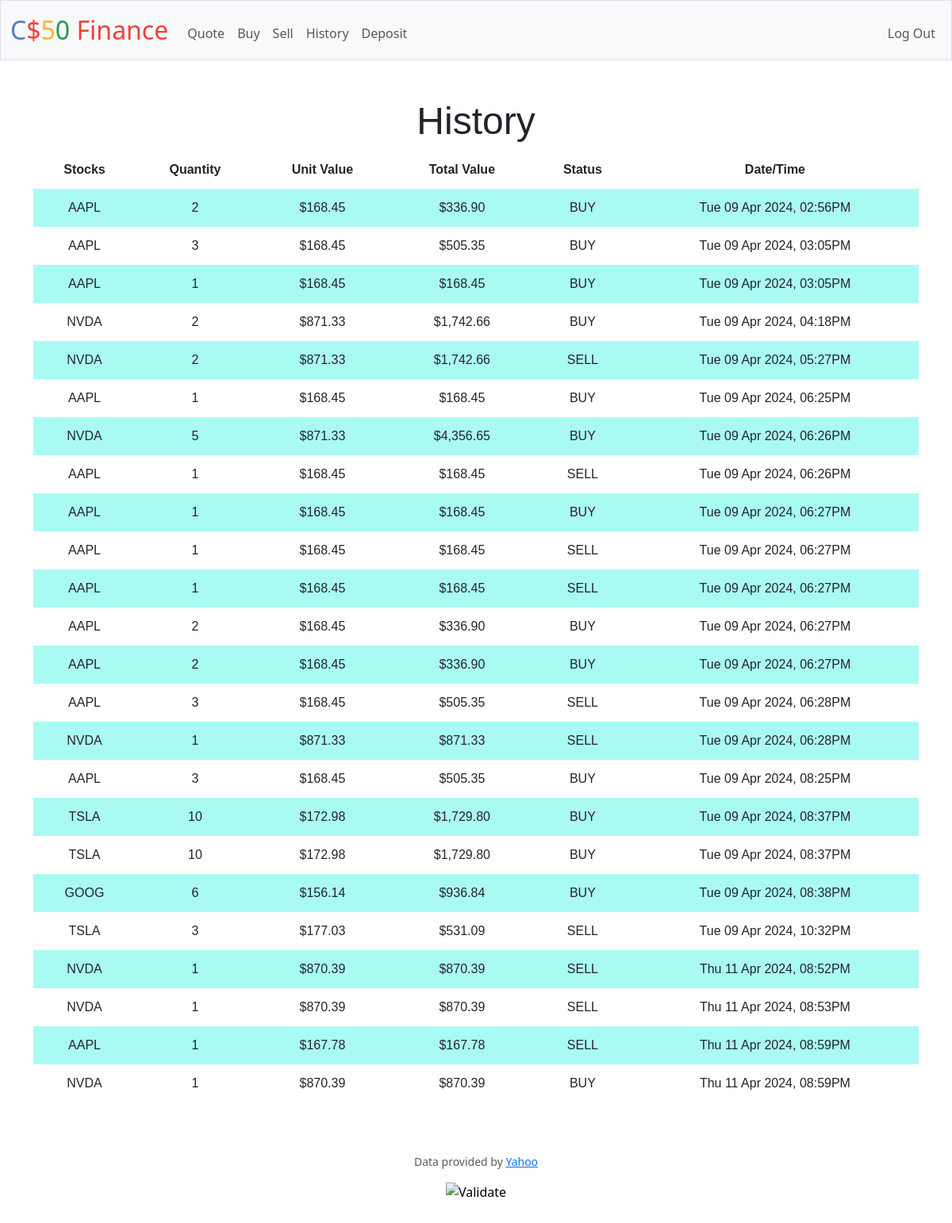
Screenshot of /history (signed in) with the database file from the repository.
### tables this page shows
CREATE TABLE 'history' ('person_id' TEXT, 'symbol' TEXT, 'price' NUMERIC, 'quantity' INTEGER, 'total_value' NUMERIC, 'status' TEXT, 'date_time' DATETIME);

### app.py (the view)
@app.route("/history")
@login_required
def history():
    user_data = db.execute("SELECT cash, username FROM users WHERE id == (?)",
                           session["user_id"])[0]
    if db.execute("SELECT COUNT(*) as count FROM history WHERE person_id == (?)", session["user_id"])[0]['count'] == 0:
        return render_template("history.html", user_data=user_data)
    records = db.execute("SELECT * FROM history WHERE person_id == (?)", session["user_id"])
    return render_template("history.html", values=records, user_data=user_data)

### app.py (called while the page is built)
@app.after_request
def after_request(response):
    response.headers["Cache-Control"] = "no-cache, no-store, must-revalidate"
    response.headers["Expires"] = 0
    response.headers["Pragma"] = "no-cache"
    return response

### helpers.py (called while the page is built)
def login_required(f):
    @wraps(f)
    def decorated_function(*args, **kwargs):
        if session.get("user_id") is None:
            return redirect("/login")
        return f(*args, **kwargs)
    return decorated_function

def usd(value):
    return f"${value:,.2f}"

### templates/history.html (shortened to what this page needs)
{% extends "layout.html" %}
{% block main %}
<h1>History</h1>
<table>
    <thead>
        <tr>
            <th>Stocks</th>
            <th>Quantity</th>
            <th>Unit Value</th>
            <th>Total Value</th>
            <th>Status</th>
            <th>Date/Time</th>
        </tr>
    </thead>
    <tbody>
        {% for row in values %}
            <tr>
                <td>{{ row.symbol }}</td>
                <td>{{ row.quantity }}</td>
                <td>{{ row.price | usd }}</td>
                <td>{{ (row.price * row.quantity) | usd}} </td>
                <td>{{ row.status }}</td>
                <td>{{ row.date_time }}</td>
            </tr>
        {% endfor %}
    </tbody>
</table>
{% endblock %}

### templates/layout.html (shortened to what this page needs)
<!DOCTYPE html>
<html lang="en">
    <head>
        <link href="https://cdn.jsdelivr.net/npm/bootstrap@5.3.2/dist/css/bootstrap.min.css" rel="stylesheet">
        <link href="/static/styles.css" rel="stylesheet">
    </head>
    <body>
        <nav class="bg-light border navbar navbar-expand-md navbar-light">
            <div class="container-fluid">
                <a class="navbar-brand" href="/"><span class="blue">C</span><span class="red">$</span><span class="yellow">5</span><span class="green">0</span> <span class="red">Finance</span></a>
                <div class="collapse navbar-collapse" id="navbar">
                    {% if session["user_id"] %}
                        <ul class="navbar-nav me-auto mt-2">
                            <li class="nav-item"><a class="nav-link" href="/quote">Quote</a></li>
                            <li class="nav-item"><a class="nav-link" href="/buy">Buy</a></li>
                            <li class="nav-item"><a class="nav-link" href="/sell">Sell</a></li>
                            <li class="nav-item"><a class="nav-link" href="/history">History</a></li>
                            <li class="nav-item"><a class="nav-link" href="/deposit">Deposit</a></li>
                        </ul>
                        <ul class="navbar-nav ms-auto mt-2">
                            <li class="nav-item"><a class="nav-link" href="/logout">Log Out</a></li>
                        </ul>
                    {% else %}
                        <ul class="navbar-nav ms-auto mt-2">
                            <li class="nav-item"><a class="nav-link" href="/register">Register</a></li>
                            <li class="nav-item"><a class="nav-link" href="/login">Log In</a></li>
                        </ul>
                    {% endif %}
                </div>
            </div>
        </nav>
        <main class="container py-5 text-center">
            {% block main %}{% endblock %}
        </main>
        <footer class="mb-5">
            <p class="mb-3 small text-center text-muted">
                Data provided by <a href="https://finance.yahoo.com/">Yahoo</a>
            </p>
            <form action="https://validator.w3.org/check" class="text-center" enctype="multipart/form-data" method="post" target="_blank">
                <input alt="Validate" src="/static/I_heart_validator.png" type="image">
            </form>
        </footer>
    </body>
</html>

### static/styles.css (style rules this page uses)
nav .navbar-brand { font-size: xx-large; }
nav .navbar-brand .blue { color: #537fbe; }
nav .navbar-brand .red { color: #ea433b; }
nav .navbar-brand .yellow { color: #f5b82e; }
nav .navbar-brand .green { color: #2e944b; }
table { background-color: transparent; margin-bottom: 1rem; width: 100%; }
table th, table td { padding: 0.75rem; vertical-align: middle; font-family: 'Montserrat', sans-serif; }
tbody tr:nth-of-type(odd) { background-color: #aafaf4; }
h1 { font-family: 'Montserrat', sans-serif; font-size: 48px; }

### rows the page displays
history: symbol "AAPL", quantity "2", price "$168.45", (row.price*row.quantity)|usd "$336.90", status "BUY", date_time "Tue 09 Apr 2024, 02:56PM"
history: symbol "AAPL", quantity "3", price "$168.45", (row.price*row.quantity)|usd "$505.35", status "BUY", date_time "Tue 09 Apr 2024, 03:05PM"
history: symbol "AAPL", quantity "1", price "$168.45", (row.price*row.quantity)|usd "$168.45", status "BUY", date_time "Tue 09 Apr 2024, 03:05PM"
history: symbol "NVDA", quantity "2", price "$871.33", (row.price*row.quantity)|usd "$1,742.66", status "BUY", date_time "Tue 09 Apr 2024, 04:18PM"
history: symbol "NVDA", quantity "2", price "$871.33", (row.price*row.quantity)|usd "$1,742.66", status "SELL", date_time "Tue 09 Apr 2024, 05:27PM"
history: symbol "AAPL", quantity "1", price "$168.45", (row.price*row.quantity)|usd "$168.45", status "BUY", date_time "Tue 09 Apr 2024, 06:25PM"
history: symbol "NVDA", quantity "5", price "$871.33", (row.price*row.quantity)|usd "$4,356.65", status "BUY", date_time "Tue 09 Apr 2024, 06:26PM"
history: symbol "AAPL", quantity "1", price "$168.45", (row.price*row.quantity)|usd "$168.45", status "SELL", date_time "Tue 09 Apr 2024, 06:26PM"
history: symbol "AAPL", quantity "1", price "$168.45", (row.price*row.quantity)|usd "$168.45", status "BUY", date_time "Tue 09 Apr 2024, 06:27PM"
history: symbol "AAPL", quantity "1", price "$168.45", (row.price*row.quantity)|usd "$168.45", status "SELL", date_time "Tue 09 Apr 2024, 06:27PM"
history: symbol "AAPL", quantity "1", price "$168.45", (row.price*row.quantity)|usd "$168.45", status "SELL", date_time "Tue 09 Apr 2024, 06:27PM"
history: symbol "AAPL", quantity "2", price "$168.45", (row.price*row.quantity)|usd "$336.90", status "BUY", date_time "Tue 09 Apr 2024, 06:27PM"
history: symbol "AAPL", quantity "2", price "$168.45", (row.price*row.quantity)|usd "$336.90", status "BUY", date_time "Tue 09 Apr 2024, 06:27PM"
history: symbol "AAPL", quantity "3", price "$168.45", (row.price*row.quantity)|usd "$505.35", status "SELL", date_time "Tue 09 Apr 2024, 06:28PM"
history: symbol "NVDA", quantity "1", price "$871.33", (row.price*row.quantity)|usd "$871.33", status "SELL", date_time "Tue 09 Apr 2024, 06:28PM"
history: symbol "AAPL", quantity "3", price "$168.45", (row.price*row.quantity)|usd "$505.35", status "BUY", date_time "Tue 09 Apr 2024, 08:25PM"
history: symbol "TSLA", quantity "10", price "$172.98", (row.price*row.quantity)|usd "$1,729.80", status "BUY", date_time "Tue 09 Apr 2024, 08:37PM"
history: symbol "TSLA", quantity "10", price "$172.98", (row.price*row.quantity)|usd "$1,729.80", status "BUY", date_time "Tue 09 Apr 2024, 08:37PM"
history: symbol "GOOG", quantity "6", price "$156.14", (row.price*row.quantity)|usd "$936.84", status "BUY", date_time "Tue 09 Apr 2024, 08:38PM"
history: symbol "TSLA", quantity "3", price "$177.03", (row.price*row.quantity)|usd "$531.09", status "SELL", date_time "Tue 09 Apr 2024, 10:32PM"
history: symbol "NVDA", quantity "1", price "$870.39", (row.price*row.quantity)|usd "$870.39", status "SELL", date_time "Thu 11 Apr 2024, 08:52PM"
history: symbol "NVDA", quantity "1", price "$870.39", (row.price*row.quantity)|usd "$870.39", status "SELL", date_time "Thu 11 Apr 2024, 08:53PM"
history: symbol "AAPL", quantity "1", price "$167.78", (row.price*row.quantity)|usd "$167.78", status "SELL", date_time "Thu 11 Apr 2024, 08:59PM"
history: symbol "NVDA", quantity "1", price "$870.39", (row.price*row.quantity)|usd "$870.39", status "BUY", date_time "Thu 11 Apr 2024, 08:59PM"
